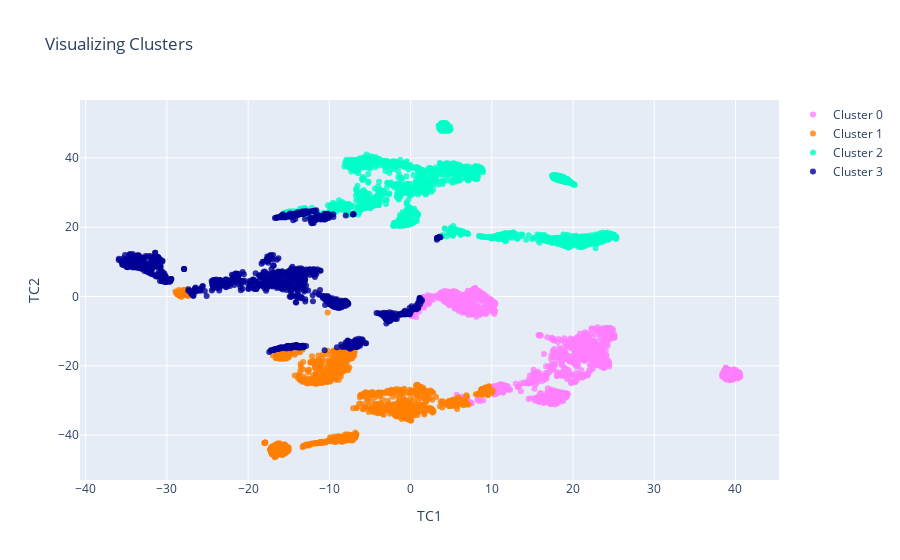

The notebook cell this image was saved under:
### Code cell
#Instructions for building the 2-D plot
#trace1 is for 'Cluster 0'
trace1 = go.Scatter(
                    x = cluster0["TC1_2d"],
                    y = cluster0["TC2_2d"],
                    mode = "markers",
                    name = "Cluster 0",
                    marker = dict(color = 'rgba(255, 128, 255, 0.8)'),
                    text = None)

#trace2 is for 'Cluster 1'
trace2 = go.Scatter(
                    x = cluster1["TC1_2d"],
                    y = cluster1["TC2_2d"],
                    mode = "markers",
                    name = "Cluster 1",
                    marker = dict(color = 'rgba(255, 128, 2, 0.8)'),
                    text = None)

#trace3 is for 'Cluster 2'
trace3 = go.Scatter(
                    x = cluster2["TC1_2d"],
                    y = cluster2["TC2_2d"],
                    mode = "markers",
                    name = "Cluster 2",
                    marker = dict(color = 'rgba(0, 255, 200, 0.8)'),
                    text = None)

#trace4 is for 'Cluster 3'
trace4 = go.Scatter(
                    x = cluster3["TC1_2d"],
                    y = cluster3["TC2_2d"],
                    mode = "markers",
                    name = "Cluster 3",
                    marker = dict(color = 'rgba(0, 0, 150, 0.8)'),
                    text = None)
graph = [trace1, trace2, trace3,trace4]

title = "Visualizing Clusters"

layout = dict(title = title,
              xaxis= dict(title= 'TC1',ticklen= 5,zeroline= False),
              yaxis= dict(title= 'TC2',ticklen= 5,zeroline= False)
             )

fig = dict(data = graph, layout = layout)

iplot(fig)

### Figure 1 — Plotly figure (JSON) as saved in the notebook; plotly's stock layout.template omitted (floating-point values rounded to 4 significant figures; data arrays with more than 128 entries replaced by an {"elided": "..."} marker saying what was removed)
{"data": [{"marker": {"color": "rgba(255, 128, 255, 0.8)"}, "mode": "markers", "name": "Cluster 0", "type": "scatter", "x": {"elided": "1196 float values"}, "y": {"elided": "1196 float values"}}, {"marker": {"color": "rgba(255, 128, 2, 0.8)"}, "mode": "markers", "name": "Cluster 1", "type": "scatter", "x": {"elided": "1111 float values"}, "y": {"elided": "1111 float values"}}, {"marker": {"color": "rgba(0, 255, 200, 0.8)"}, "mode": "markers", "name": "Cluster 2", "type": "scatter", "x": {"elided": "1507 float values"}, "y": {"elided": "1507 float values"}}, {"marker": {"color": "rgba(0, 0, 150, 0.8)"}, "mode": "markers", "name": "Cluster 3", "type": "scatter", "x": {"elided": "1186 float values"}, "y": {"elided": "1186 float values"}}], "layout": {"title": {"text": "Visualizing Clusters"}, "xaxis": {"ticklen": 5, "title": {"text": "TC1"}, "zeroline": false}, "yaxis": {"ticklen": 5, "title": {"text": "TC2"}, "zeroline": false}}}
